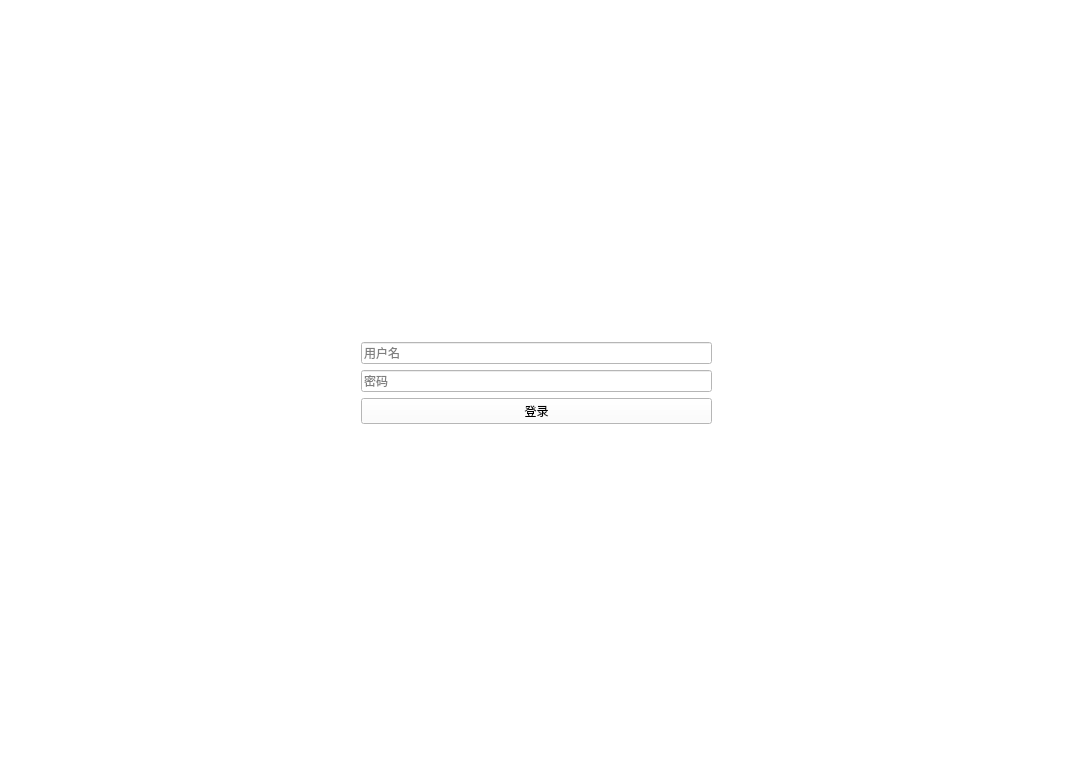
<?xml version="1.0" encoding="UTF-8"?>
<ui version="4.0">
 <class>Form</class>
 <widget class="QWidget" name="Form">
  <property name="geometry">
   <rect>
    <x>0</x>
    <y>0</y>
    <width>1073</width>
    <height>766</height>
   </rect>
  </property>
  <property name="windowTitle">
   <string>登录</string>
  </property>
  <property name="windowOpacity">
   <double>1.000000000000000</double>
  </property>
  <property name="styleSheet">
   <string notr="true">background-color: rgb(255, 255, 255);</string>
  </property>
  <layout class="QGridLayout" name="gridLayout_2">
   <item row="0" column="0">
    <layout class="QGridLayout" name="gridLayout">
     <item row="0" column="0">
      <spacer name="verticalSpacer">
       <property name="orientation">
        <enum>Qt::Vertical</enum>
       </property>
       <property name="sizeHint" stdset="0">
        <size>
         <width>20</width>
         <height>40</height>
        </size>
       </property>
      </spacer>
     </item>
     <item row="2" column="0">
      <spacer name="verticalSpacer_2">
       <property name="orientation">
        <enum>Qt::Vertical</enum>
       </property>
       <property name="sizeHint" stdset="0">
        <size>
         <width>20</width>
         <height>40</height>
        </size>
       </property>
      </spacer>
     </item>
     <item row="1" column="0">
      <layout class="QHBoxLayout" name="horizontalLayout">
       <item>
        <spacer name="horizontalSpacer">
         <property name="orientation">
          <enum>Qt::Horizontal</enum>
         </property>
         <property name="sizeHint" stdset="0">
          <size>
           <width>40</width>
           <height>20</height>
          </size>
         </property>
        </spacer>
       </item>
       <item>
        <layout class="QVBoxLayout" name="verticalLayout">
         <item>
          <widget class="QLineEdit" name="username">
           <property name="placeholderText">
            <string>用户名</string>
           </property>
          </widget>
         </item>
         <item>
          <widget class="QLineEdit" name="password">
           <property name="echoMode">
            <enum>QLineEdit::Password</enum>
           </property>
           <property name="placeholderText">
            <string>密码</string>
           </property>
          </widget>
         </item>
         <item>
          <widget class="QPushButton" name="loginButton">
           <property name="text">
            <string>登录</string>
           </property>
          </widget>
         </item>
        </layout>
       </item>
       <item>
        <spacer name="horizontalSpacer_2">
         <property name="orientation">
          <enum>Qt::Horizontal</enum>
         </property>
         <property name="sizeHint" stdset="0">
          <size>
           <width>40</width>
           <height>20</height>
          </size>
         </property>
        </spacer>
       </item>
      </layout>
     </item>
    </layout>
   </item>
  </layout>
 </widget>
 <resources/>
 <connections/>
</ui>
